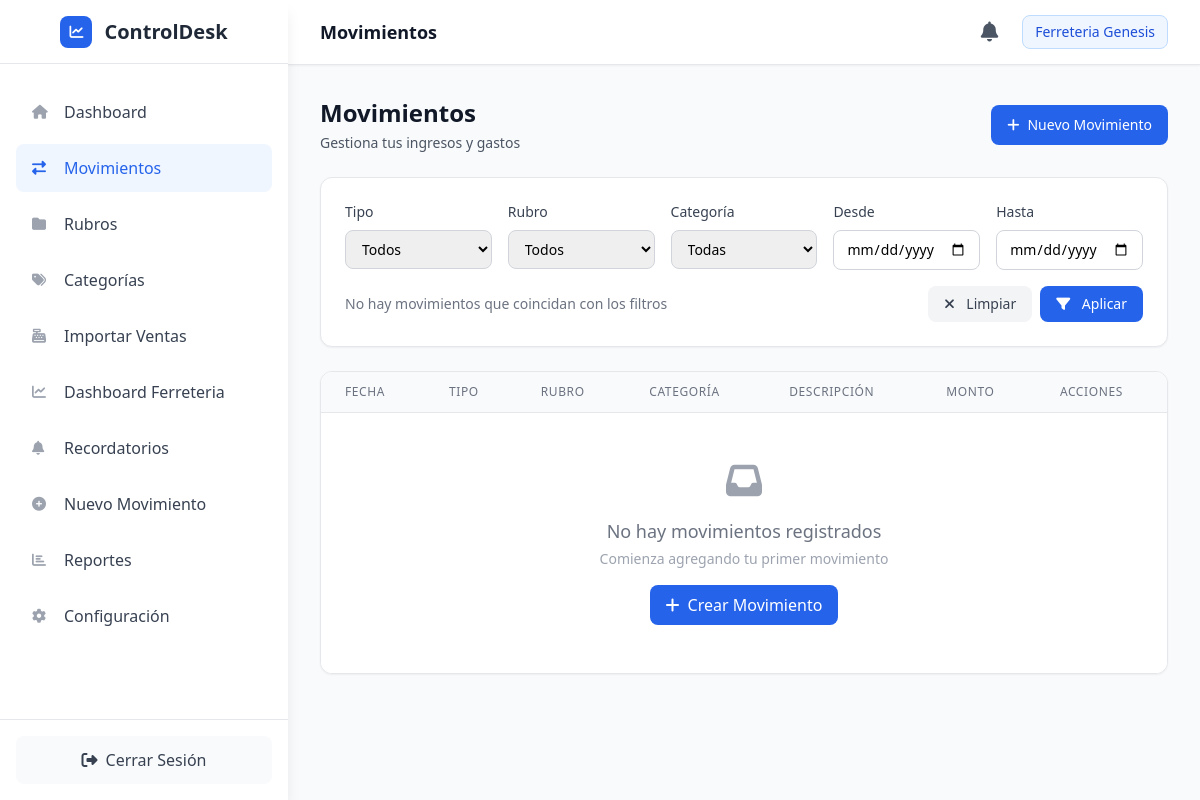
Before: /movimientos (signed in) with the older database file.
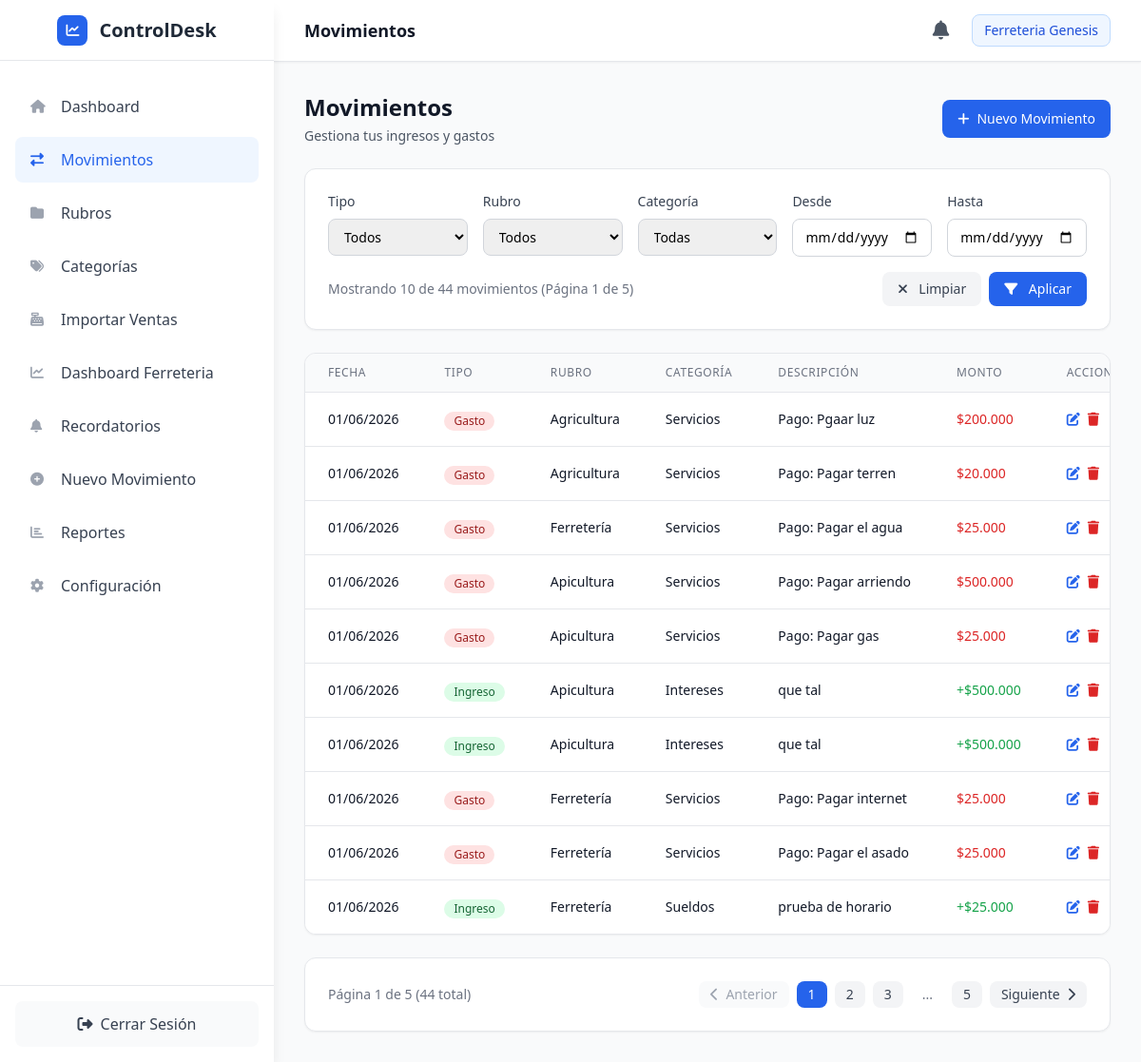
After: the same page with the newer database file.
### app/models/movimiento.py (models this page shows, shortened)
class Movimiento(db.Model):
    __tablename__ = 'movimientos'
    id = db.Column(db.Integer, primary_key=True)
    tipo = db.Column(db.String(10), nullable=False)  # 'gasto' o 'ingreso'
    monto = db.Column(db.Numeric(10, 2), nullable=False)  # Decimal con 2 decimales
    fecha = db.Column(db.Date, nullable=False, default=datetime.utcnow().date)
    descripcion = db.Column(db.Text, nullable=True)
    created_at = db.Column(db.DateTime, default=datetime.utcnow)
    updated_at = db.Column(db.DateTime, default=datetime.utcnow, onupdate=datetime.utcnow)
    rubro_id = db.Column(db.Integer, db.ForeignKey('rubros.id'), nullable=False)
    categoria_id = db.Column(db.Integer, db.ForeignKey('categorias.id'), nullable=False)
    empresa_id = db.Column(db.Integer, db.ForeignKey('empresas.id'), nullable=True)
    factura_id = db.Column(db.Integer, db.ForeignKey('facturas_compra.id'), nullable=True)
    origen = db.Column(db.String(50), nullable=True)  # 'manual', 'factura_compra', 'pos', etc

### app/models/rubro.py (models this page shows, shortened)
class Rubro(db.Model):
    __tablename__ = 'rubros'
    id = db.Column(db.Integer, primary_key=True)
    nombre = db.Column(db.String(100), nullable=False)
    color = db.Column(db.String(7), nullable=False, default='#2563eb')
    empresa_id = db.Column(db.Integer, db.ForeignKey('empresas.id'), nullable=True)
    created_at = db.Column(db.DateTime, default=datetime.utcnow)
    updated_at = db.Column(db.DateTime, default=datetime.utcnow, onupdate=datetime.utcnow)
    movimientos = db.relationship('Movimiento', backref='rubro', lazy=True, cascade='all, delete-orphan')

### app/models/categoria.py (models this page shows, shortened)
class Categoria(db.Model):
    __tablename__ = 'categorias'
    id = db.Column(db.Integer, primary_key=True)
    nombre = db.Column(db.String(100), nullable=False)
    descripcion = db.Column(db.Text, nullable=True)
    estado = db.Column(db.String(20), nullable=False, default='activa')  # activa/inactiva
    icono = db.Column(db.String(50), nullable=True)  # FontAwesome icon class
    color = db.Column(db.String(7), nullable=True)  # Hex color code
    empresa_id = db.Column(db.Integer, db.ForeignKey('empresas.id'), nullable=True)
    fecha_creacion = db.Column(db.DateTime, default=datetime.utcnow)
    fecha_actualizacion = db.Column(db.DateTime, default=datetime.utcnow, onupdate=datetime.utcnow)
    movimientos = db.relationship('Movimiento', backref='categoria', lazy=True, cascade='all, delete-orphan')

### app/routes/main.py (the view)
@main_bp.route('/movimientos')
def movimientos():
    if not AuthService.is_logged_in():
        return redirect(url_for('main.login'))
    try:
        tipo = request.args.get('tipo')
        rubro_id = request.args.get('rubro_id')
        categoria_id = request.args.get('categoria_id')
        fecha_desde = request.args.get('fecha_desde')
        fecha_hasta = request.args.get('fecha_hasta')
        empresa_id = session.get('empresa_id')
        page = request.args.get('page', 1, type=int)
        per_page = request.args.get('per_page', 10, type=int)
        if rubro_id:
            rubro_id = int(rubro_id)
        if categoria_id:
            categoria_id = int(categoria_id)
        result = MovimientoService.get_all_movimientos(
            tipo=tipo,
            rubro_id=rubro_id,
            categoria_id=categoria_id,
            fecha_desde=fecha_desde,
            fecha_hasta=fecha_hasta,
            page=page,
            per_page=per_page,
            empresa_id=empresa_id
        )
        rubros = MovimientoService.get_rubros_for_select(empresa_id)
        categorias = MovimientoService.get_categorias_for_select(empresa_id)
        return render_template('movimientos.html',
                             movimientos=result['movimientos'],
                             rubros=rubros,
                             categorias=categorias,
                             pagination=result)
    except Exception as e:
        flash('Error al cargar los movimientos', 'error')
        return render_template('movimientos.html',
                             movimientos=[],
                             rubros=[],
                             categorias=[],
                             pagination={
                                 'total': 0,
                                 'page': 1,
                                 'per_page': 10,
                                 'total_pages': 0,
                                 'has_prev': False,
                                 'has_next': False,
                                 'prev_num': None,
                                 'next_num': None
                             })

### app/templates/movimientos.html (shortened to what the changed rows need)
{% extends "base.html" %}
{% block page_title %}Movimientos{% endblock %}
{% block content %}
<div class="mb-4 sm:mb-6">
    <div class="flex flex-col sm:flex-row sm:items-center sm:justify-between gap-3 sm:gap-4">
        <div>
            <h1 class="text-lg sm:text-xl lg:text-2xl font-bold text-gray-900">Movimientos</h1>
        </div>
    </div>
</div>
<div class="bg-white rounded-xl shadow-sm border border-gray-200 mb-4 sm:mb-6">
    <div id="filter-content" class="hidden md:block p-3 sm:p-4 md:p-6">
        <form method="GET" action="{{ url_for('main.movimientos') }}">
            <div class="mt-3 sm:mt-4 flex flex-col sm:flex-row justify-between items-start sm:items-center gap-3">
                <div class="text-xs sm:text-sm text-gray-500">
                    {% if pagination.total > 0 %}
                    Mostrando {{ movimientos|length }} de {{ pagination.total }} movimiento{{ 's' if pagination.total != 1 else '' }}
                    {% if pagination.total_pages > 1 %}
                    (Página {{ pagination.page }} de {{ pagination.total_pages }})
                    {% endif %}
                    {% else %}
                    No hay movimientos que coincidan con los filtros
                    {% endif %}
                </div>
                <div class="flex space-x-2 w-full sm:w-auto">
                    <a href="{{ url_for('main.movimientos') }}"
                       class="flex-1 sm:flex-none px-3 sm:px-4 py-2 bg-gray-100 text-gray-700 rounded-lg hover:bg-gray-200 transition-colors duration-200 text-center text-xs sm:text-sm font-medium">
                    </a>
                    <button type="submit"
                            class="flex-1 sm:flex-none px-3 sm:px-4 py-2 bg-primary-600 text-white rounded-lg hover:bg-primary-700 transition-colors duration-200 text-center text-xs sm:text-sm font-medium">
                    </button>
                </div>
            </div>
        </form>
    </div>
</div>
<div class="bg-white rounded-xl shadow-sm border border-gray-200 overflow-hidden">
    <div class="hidden md:block overflow-x-auto">
        <table class="min-w-full divide-y divide-gray-200">
            <thead class="bg-gray-50">
                <tr>
                    <th class="px-6 py-3 text-left text-xs font-medium text-gray-500 uppercase tracking-wider">
                        Fecha
                    </th>
                    <th class="px-6 py-3 text-left text-xs font-medium text-gray-500 uppercase tracking-wider">
                        Tipo
                    </th>
                    <th class="px-6 py-3 text-left text-xs font-medium text-gray-500 uppercase tracking-wider">
                        Rubro
                    </th>
                    <th class="px-6 py-3 text-left text-xs font-medium text-gray-500 uppercase tracking-wider">
                        Categoría
                    </th>
                    <th class="px-6 py-3 text-left text-xs font-medium text-gray-500 uppercase tracking-wider">
                        Descripción
                    </th>
                    <th class="px-6 py-3 text-left text-xs font-medium text-gray-500 uppercase tracking-wider">
                        Monto
                    </th>
                    <th class="px-6 py-3 text-left text-xs font-medium text-gray-500 uppercase tracking-wider">
                        Acciones
                    </th>
                </tr>
            </thead>
            <tbody class="bg-white divide-y divide-gray-200">
                {% if movimientos %}
                    {% for movimiento in movimientos %}
                    <tr class="hover:bg-gray-50 transition-colors duration-150">
                        <td class="px-6 py-4 whitespace-nowrap text-sm text-gray-900">
                            {{ movimiento.fecha.strftime('%d/%m/%Y') }}
                        </td>
                        <td class="px-6 py-4 whitespace-nowrap">
                            <span class="inline-flex items-center px-2.5 py-0.5 rounded-full text-xs font-medium
                                {% if movimiento.tipo == 'ingreso' %}bg-green-100 text-green-800{% else %}bg-red-100 text-red-800{% endif %}">
                                {% if movimiento.tipo == 'ingreso' %}Ingreso{% else %}Gasto{% endif %}
                            </span>
                        </td>
                        <td class="px-6 py-4 whitespace-nowrap text-sm text-gray-900">
                            {{ movimiento.rubro.nombre if movimiento.rubro else '-' }}
                        </td>
                        <td class="px-6 py-4 whitespace-nowrap text-sm text-gray-900">
                            {{ movimiento.categoria.nombre if movimiento.categoria else '-' }}
                        </td>
                        <td class="px-6 py-4 text-sm text-gray-900">
                            <div class="max-w-xs truncate" title="{{ movimiento.descripcion }}">
                                {{ movimiento.descripcion or '-' }}
                            </div>
                        </td>
                        <td class="px-6 py-4 whitespace-nowrap text-sm font-medium">
                            <span class="{% if movimiento.tipo == 'ingreso' %}text-green-600{% else %}text-red-600{% endif %}">
                                {% if movimiento.tipo == 'ingreso' %}+{% endif %}${{ movimiento.monto|round(0)|int|format_clp }}
                            </span>
                        </td>
                        <td class="px-6 py-4 whitespace-nowrap text-sm text-gray-500">
                            <div class="flex items-center space-x-2">
                                <a href="{{ url_for('main.editar_movimiento', movimiento_id=movimiento.id) }}"
                                   class="text-primary-600 hover:text-primary-900 transition-colors duration-150"
                                   title="Editar">
                                    <i class="fas fa-edit"></i>
                                </a>
                                <button onclick="confirmDeleteMovimiento({{ movimiento.id }})"
                                        class="text-red-600 hover:text-red-900 transition-colors duration-150"
                                        title="Eliminar">
                                    <i class="fas fa-trash"></i>
                                </button>
                            </div>
                        </td>
                    </tr>
                    {% endfor %}
                {% else %}
                    <tr>
                        <td colspan="7" class="px-6 py-12 text-center">
                            <div class="text-center">
                                <i class="fas fa-inbox text-gray-400 text-4xl mb-4"></i>
                                <p class="text-gray-500 text-lg font-medium">No hay movimientos registrados</p>
                                <p class="text-gray-400 text-sm mt-1">Comienza agregando tu primer movimiento</p>
                                <div class="mt-4">
                                    <a href="{{ url_for('main.nuevo_movimiento') }}"
                                       class="inline-flex items-center px-4 py-2 bg-primary-600 text-white rounded-lg hover:bg-primary-700 transition-colors duration-200">
                                        <i class="fas fa-plus mr-2"></i>
                                        Crear Movimiento
                                    </a>
                                </div>
                            </div>
                        </td>
                    </tr>
                {% endif %}
            </tbody>
        </table>
    </div>
</div>
{% if pagination.total_pages > 1 %}
<div class="bg-white rounded-xl shadow-sm border border-gray-200 p-3 sm:p-4 md:p-6 mt-4 sm:mt-6">
    <div class="hidden md:flex items-center justify-between">
        <div class="text-sm text-gray-500">
            Página {{ pagination.page }} de {{ pagination.total_pages }}
            ({{ pagination.total }} total)
        </div>
        <div class="flex items-center space-x-2">
            {% if pagination.has_prev %}
                <a href="{{ url_for('main.movimientos', page=pagination.prev_num,
                    tipo=request.args.get('tipo'),
                    rubro_id=request.args.get('rubro_id'),
                    categoria_id=request.args.get('categoria_id'),
                    fecha_desde=request.args.get('fecha_desde'),
                    fecha_hasta=request.args.get('fecha_hasta')) }}"
                   class="px-3 py-1 text-sm bg-gray-100 text-gray-700 rounded-lg hover:bg-gray-200 transition-colors duration-200">
                    <i class="fas fa-chevron-left mr-1"></i>
                    Anterior
                </a>
            {% else %}
                <button disabled class="px-3 py-1 text-sm bg-gray-50 text-gray-400 rounded-lg cursor-not-allowed">
                    <i class="fas fa-chevron-left mr-1"></i>
                    Anterior
                </button>
            {% endif %}
            {% set start_page = [1, pagination.page - 2]|max %}
            {% set end_page = [pagination.total_pages, pagination.page + 2]|min %}
            {% for page_num in range(start_page, end_page + 1) %}
                {% if page_num == pagination.page %}
                    <span class="px-3 py-1 text-sm bg-primary-600 text-white rounded-lg">{{ page_num }}</span>
                {% else %}
                    <a href="{{ url_for('main.movimientos', page=page_num,
                        tipo=request.args.get('tipo'),
                        rubro_id=request.args.get('rubro_id'),
                        categoria_id=request.args.get('categoria_id'),
                        fecha_desde=request.args.get('fecha_desde'),
                        fecha_hasta=request.args.get('fecha_hasta')) }}"
                       class="px-3 py-1 text-sm bg-gray-100 text-gray-700 rounded-lg hover:bg-gray-200 transition-colors duration-200">{{ page_num }}</a>
                {% endif %}
            {% endfor %}
            {% if end_page < pagination.total_pages %}
                {% if end_page < pagination.total_pages - 1 %}
                <span class="px-3 py-1 text-sm text-gray-500">...</span>
                {% endif %}
                <a href="{{ url_for('main.movimientos', page=pagination.total_pages,
                    tipo=request.args.get('tipo'),
                    rubro_id=request.args.get('rubro_id'),
                    categoria_id=request.args.get('categoria_id'),
                    fecha_desde=request.args.get('fecha_desde'),
                    fecha_hasta=request.args.get('fecha_hasta')) }}"
                   class="px-3 py-1 text-sm bg-gray-100 text-gray-700 rounded-lg hover:bg-gray-200 transition-colors duration-200">{{ pagination.total_pages }}</a>
            {% endif %}
            {% if pagination.has_next %}
                <a href="{{ url_for('main.movimientos', page=pagination.next_num,
                    tipo=request.args.get('tipo'),
                    rubro_id=request.args.get('rubro_id'),
                    categoria_id=request.args.get('categoria_id'),
                    fecha_desde=request.args.get('fecha_desde'),
                    fecha_hasta=request.args.get('fecha_hasta')) }}"
                   class="px-3 py-1 text-sm bg-gray-100 text-gray-700 rounded-lg hover:bg-gray-200 transition-colors duration-200">
                    Siguiente
                    <i class="fas fa-chevron-right ml-1"></i>
                </a>
            {% else %}
                <button disabled class="px-3 py-1 text-sm bg-gray-50 text-gray-400 rounded-lg cursor-not-allowed">
                    Siguiente
                    <i class="fas fa-chevron-right ml-1"></i>
                </button>
            {% endif %}
        </div>
    </div>
</div>
{% endif %}
{% endblock %}

Changed rows visible on the page:
added Movimiento: fecha "01/06/2026", tipo "Gasto", rubro "Agricultura", categoria "Servicios", descripcion "Pago: Pgaar luz", monto "200.000"
added Movimiento: fecha "01/06/2026", tipo "Gasto", rubro "Agricultura", categoria "Servicios", descripcion "Pago: Pagar terren", monto "20.000"
added Movimiento: fecha "01/06/2026", tipo "Gasto", rubro "Ferretería", categoria "Servicios", descripcion "Pago: Pagar el agua", monto "25.000"
added Movimiento: fecha "01/06/2026", tipo "Gasto", rubro "Apicultura", categoria "Servicios", descripcion "Pago: Pagar arriendo", monto "500.000"
added Movimiento: fecha "01/06/2026", tipo "Gasto", rubro "Apicultura", categoria "Servicios", descripcion "Pago: Pagar gas", monto "25.000"
added Movimiento: fecha "01/06/2026", tipo "Ingreso", rubro "Apicultura", categoria "Intereses", descripcion "que tal", monto "500.000"
added Movimiento: fecha "01/06/2026", tipo "Ingreso", rubro "Apicultura", categoria "Intereses", descripcion "que tal", monto "500.000"
added Movimiento: fecha "01/06/2026", tipo "Gasto", rubro "Ferretería", categoria "Servicios", descripcion "Pago: Pagar internet", monto "25.000"
added Movimiento: fecha "01/06/2026", tipo "Gasto", rubro "Ferretería", categoria "Servicios", descripcion "Pago: Pagar el asado", monto "25.000"
added Movimiento: fecha "01/06/2026", tipo "Ingreso", rubro "Ferretería", categoria "Sueldos", descripcion "prueba de horario", monto "25.000"
Other visible differences:
{{ movimientos|length }}: (not shown) → "10"
{{ pagination.total }}: (not shown) → "44"
{{ 's' if pagination.total != 1 else '' }}: (not shown) → "s"
{{ pagination.page }}: (not shown) → "1"
{{ pagination.total_pages }}: (not shown) → "5"
text no longer shown: "No hay movimientos que coincidan con los filtros No hay movimientos registrados Comienza agregando tu primer movimiento Crear Movimiento"
text now shown: "Mostrando de movimiento (Página de ) Página de ( total) Anterior ... Siguiente"
new list line: "1"
new list line: "2"
new list line: "3"
